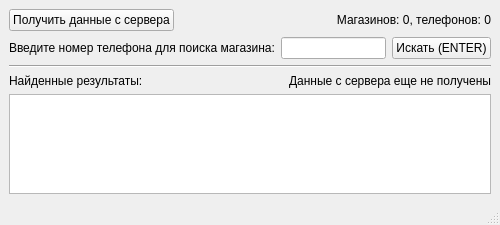
<?xml version="1.0" encoding="UTF-8"?>
<ui version="4.0">
 <class>MainWindow</class>
 <widget class="QMainWindow" name="MainWindow">
  <property name="geometry">
   <rect>
    <x>0</x>
    <y>0</y>
    <width>500</width>
    <height>225</height>
   </rect>
  </property>
  <property name="sizePolicy">
   <sizepolicy hsizetype="Minimum" vsizetype="MinimumExpanding">
    <horstretch>0</horstretch>
    <verstretch>0</verstretch>
   </sizepolicy>
  </property>
  <property name="windowTitle">
   <string>findShopByPhone - akulov.a</string>
  </property>
  <widget class="QWidget" name="centralwidget">
   <layout class="QGridLayout" name="gridLayout_3" rowstretch="0,0,0,0,1" columnstretch="0">
    <item row="4" column="0">
     <layout class="QGridLayout" name="gridLayout" rowstretch="0" columnstretch="1">
      <property name="sizeConstraint">
       <enum>QLayout::SetMaximumSize</enum>
      </property>
      <item row="0" column="0">
       <widget class="QListWidget" name="listWidget"/>
      </item>
     </layout>
    </item>
    <item row="1" column="0">
     <layout class="QHBoxLayout" name="horizontalLayout">
      <item>
       <widget class="QLabel" name="label">
        <property name="text">
         <string notr="true">Введите номер телефона для поиска магазина:</string>
        </property>
       </widget>
      </item>
      <item>
       <widget class="QLineEdit" name="lineEdit"/>
      </item>
      <item>
       <widget class="QPushButton" name="pushButton">
        <property name="sizePolicy">
         <sizepolicy hsizetype="Minimum" vsizetype="Fixed">
          <horstretch>0</horstretch>
          <verstretch>0</verstretch>
         </sizepolicy>
        </property>
        <property name="text">
         <string notr="true">Искать (ENTER)</string>
        </property>
       </widget>
      </item>
     </layout>
    </item>
    <item row="3" column="0">
     <layout class="QGridLayout" name="gridLayout_2" columnstretch="1,0">
      <item row="0" column="0">
       <widget class="QLabel" name="label_2">
        <property name="toolTip">
         <string/>
        </property>
        <property name="text">
         <string notr="true">Найденные результаты:</string>
        </property>
       </widget>
      </item>
      <item row="0" column="1">
       <widget class="QLabel" name="label_3">
        <property name="sizePolicy">
         <sizepolicy hsizetype="Minimum" vsizetype="Preferred">
          <horstretch>0</horstretch>
          <verstretch>0</verstretch>
         </sizepolicy>
        </property>
        <property name="toolTip">
         <string/>
        </property>
        <property name="text">
         <string notr="true">Данные с сервера еще не получены</string>
        </property>
       </widget>
      </item>
     </layout>
    </item>
    <item row="2" column="0">
     <widget class="Line" name="line">
      <property name="sizePolicy">
       <sizepolicy hsizetype="Preferred" vsizetype="Fixed">
        <horstretch>0</horstretch>
        <verstretch>0</verstretch>
       </sizepolicy>
      </property>
      <property name="minimumSize">
       <size>
        <width>0</width>
        <height>0</height>
       </size>
      </property>
      <property name="lineWidth">
       <number>1</number>
      </property>
      <property name="orientation">
       <enum>Qt::Horizontal</enum>
      </property>
     </widget>
    </item>
    <item row="0" column="0">
     <layout class="QHBoxLayout" name="horizontalLayout_2" stretch="0,1">
      <item>
       <widget class="QPushButton" name="button_get_data">
        <property name="text">
         <string notr="true">Получить данные с сервера</string>
        </property>
       </widget>
      </item>
      <item>
       <widget class="QLabel" name="label_show_dataStats">
        <property name="text">
         <string notr="true">Магазинов: 0, телефонов: 0</string>
        </property>
        <property name="alignment">
         <set>Qt::AlignRight|Qt::AlignTrailing|Qt::AlignVCenter</set>
        </property>
       </widget>
      </item>
     </layout>
    </item>
   </layout>
  </widget>
  <widget class="QStatusBar" name="statusbar"/>
 </widget>
 <resources/>
 <connections>
  <connection>
   <sender>lineEdit</sender>
   <signal>returnPressed()</signal>
   <receiver>pushButton</receiver>
   <slot>animateClick()</slot>
   <hints>
    <hint type="sourcelabel">
     <x>623</x>
     <y>53</y>
    </hint>
    <hint type="destinationlabel">
     <x>716</x>
     <y>59</y>
    </hint>
   </hints>
  </connection>
  <connection>
   <sender>listWidget</sender>
   <signal>itemDoubleClicked(QListWidgetItem*)</signal>
   <receiver>label_2</receiver>
   <slot>clear()</slot>
   <hints>
    <hint type="sourcelabel">
     <x>278</x>
     <y>138</y>
    </hint>
    <hint type="destinationlabel">
     <x>268</x>
     <y>90</y>
    </hint>
   </hints>
  </connection>
 </connections>
</ui>
